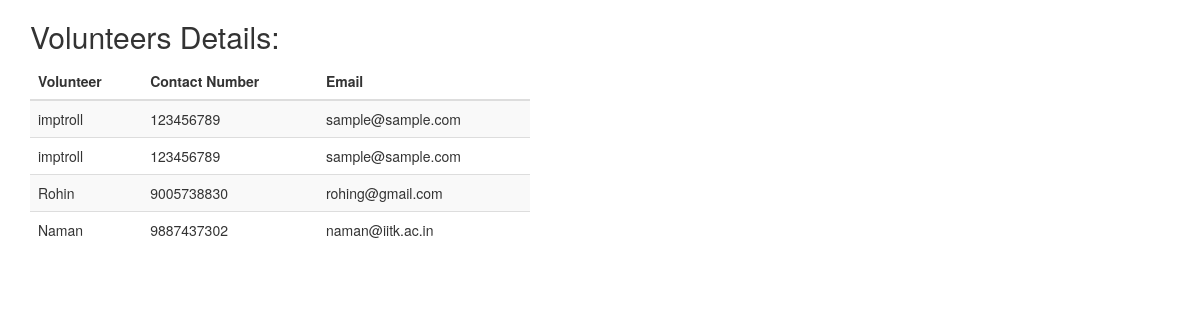
The app's page /volunteer/list/, older data.
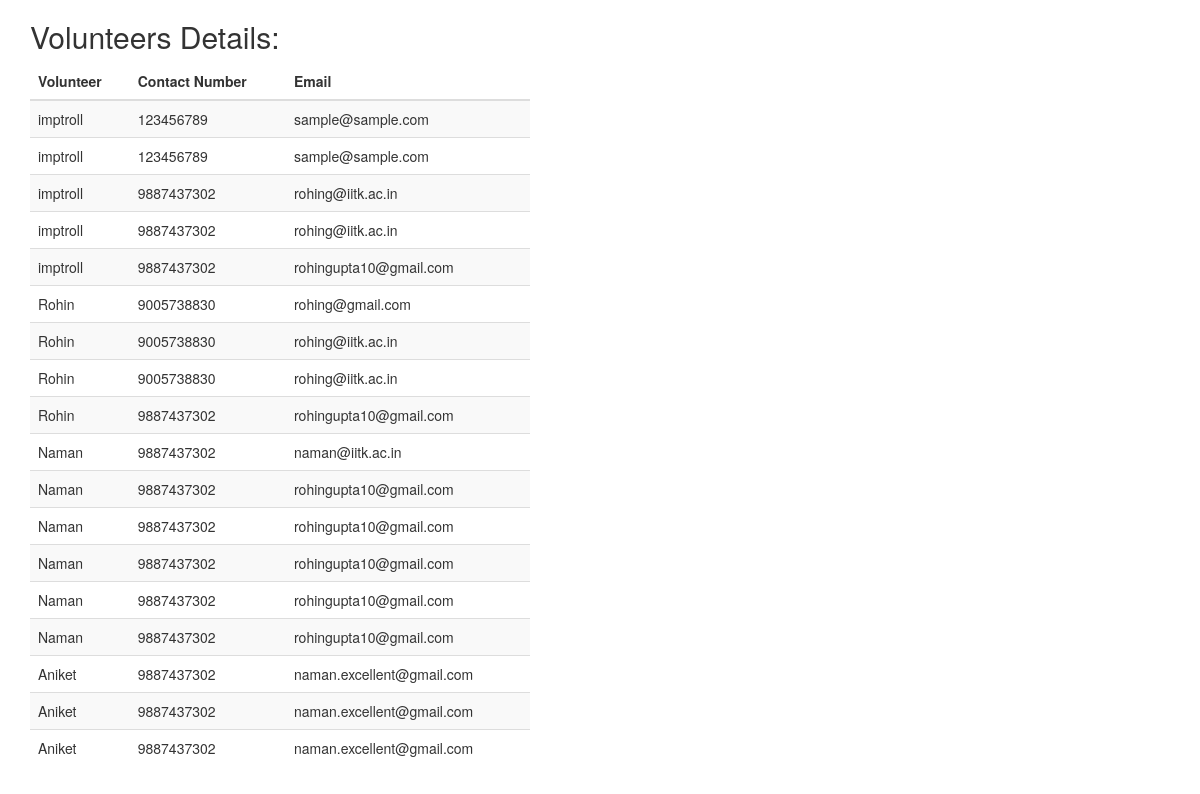
The same page, newer data.
### volunteers/models.py (models this page shows, shortened)
class volunteer(models.Model):
	name=models.CharField(max_length=200)
	contact_number=models.CharField(max_length=200)
	email=models.EmailField()

### volunteers/views.py (the view)
# urls.py: path('volunteer/list/', volunteers.views.list, name='list'),
def list(request):
	vol_list=volunteer.objects.order_by('-name')
	context={'vol_list':vol_list}
	return render(request, 'volunteers/list.html', context)

### volunteers/templates/volunteers/list.html (shortened to what this page needs)
<!DOCTYPE html>
<html lang="en">
<head>
  <link rel="stylesheet" href="https://maxcdn.bootstrapcdn.com/bootstrap/3.3.7/css/bootstrap.min.css">
</head>
<body>
	<div class="container"  >
  <h2>Volunteers Details:</h2>
  <table class="table table-striped  table-hover" style="width: 500px">
    <thead>
      <tr>
        <th>Volunteer</th>
        <th>Contact Number</th>
        <th>Email</th>
      </tr>
    </thead>
    <tbody>
{% for volunteer in vol_list %}
      <tr>
        <td>{{ volunteer.name }}</td>
    <td>{{ volunteer.contact_number }}</td>
    <td>{{ volunteer.email }}</td>
      </tr>
{% endfor %}
</tbody>
  </table>
</div>
</body>
</html>

Row changes from the older to the newer data that the page shows:
added volunteer: name "imptroll", contact_number "9887437302", email "rohing@iitk.ac.in"
added volunteer: name "imptroll", contact_number "9887437302", email "rohing@iitk.ac.in"
added volunteer: name "imptroll", contact_number "9887437302", email "rohingupta10@gmail.com"
added volunteer: name "Rohin", contact_number "9005738830", email "rohing@iitk.ac.in"
added volunteer: name "Rohin", contact_number "9005738830", email "rohing@iitk.ac.in"
added volunteer: name "Rohin", contact_number "9887437302", email "rohingupta10@gmail.com"
added volunteer: name "Naman", contact_number "9887437302", email "rohingupta10@gmail.com"
added volunteer: name "Naman", contact_number "9887437302", email "rohingupta10@gmail.com"
added volunteer: name "Naman", contact_number "9887437302", email "rohingupta10@gmail.com"
added volunteer: name "Naman", contact_number "9887437302", email "rohingupta10@gmail.com"
added volunteer: name "Naman", contact_number "9887437302", email "rohingupta10@gmail.com"
added volunteer: name "Aniket", contact_number "9887437302", email "naman.excellent@gmail.com"
added volunteer: name "Aniket", contact_number "9887437302", email "naman.excellent@gmail.com"
added volunteer: name "Aniket", contact_number "9887437302", email "naman.excellent@gmail.com"
